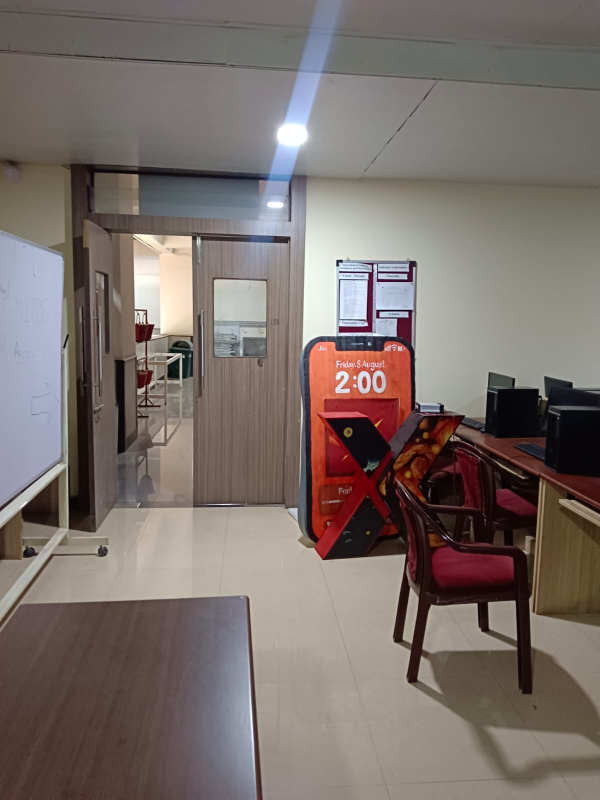
#> input picture Backend/test-images/WhatsApp Image 2026-02-20 at 2.43.49 PM.jpeg, 1200 x 1600 px (shown at 1/2 size)
$ python -i controlnet_adapter.py   (imports and definitions only)   (older library calls are emulated)
#> lines starting #> are read from the running program, lines starting #| are printed output that depends on the picture
"""
ControlNet Adapter for Layout Preservation

This module handles ControlNet conditioning for image-to-image transformation,
focusing on edge detection and structural preservation.

Key Features:
- Canny edge detection for layout preservation
- HED edge detection for softer boundaries
- Adaptive edge detection based on image content
- Resolution normalization for consistent processing
"""

import cv2
import numpy as np
from PIL import Image
from typing import Tuple, Optional, Dict, Any
import logging
import io

logger = logging.getLogger(__name__)


class ControlNetAdapter:
    """
    Adapter for ControlNet conditioning in image-to-image transformation.

    Handles edge detection and preprocessing for layout preservation.
    """

    # [306 lines left out: functions __init__, preprocess_image, normalize_resolution, detect_canny_edges, detect_hed_edges, detect_edges and 4 more, not called in this run]


class EdgeDetectionOptimizer:
    """
    Optimizes edge detection parameters based on image content.
    """

    # [58 lines left out: functions analyze_image_content, optimize_canny_parameters, not called in this run]

    def generate_canny_edge(self, image, target_resolution: int = 512) -> Image.Image:
        """
        Generate Canny edge map optimized for GTX 1650.

        Args:
            image: Input image (PIL Image, numpy array, or file path)
            target_resolution: Target resolution (512 for 4GB VRAM)

        Returns:
            PIL Image containing Canny edge map
        """
#> called with target_resolution = 512
        try:
            # Load image
            if isinstance(image, str):
                pil_image = Image.open(image)
#> pil_image is the input picture: PIL image 1200x1600 RGB; mean R, G, B 122.1, 111.4, 106.5
            elif isinstance(image, np.ndarray):
                pil_image = Image.fromarray(image)
            else:
                pil_image = image

            # Convert to RGB if necessary
            if pil_image.mode != 'RGB':
                pil_image = pil_image.convert('RGB')

            # Resize to target resolution (512x512 for GTX 1650)
            pil_image = pil_image.resize(
                (target_resolution, target_resolution),
                Image.Resampling.LANCZOS
            )
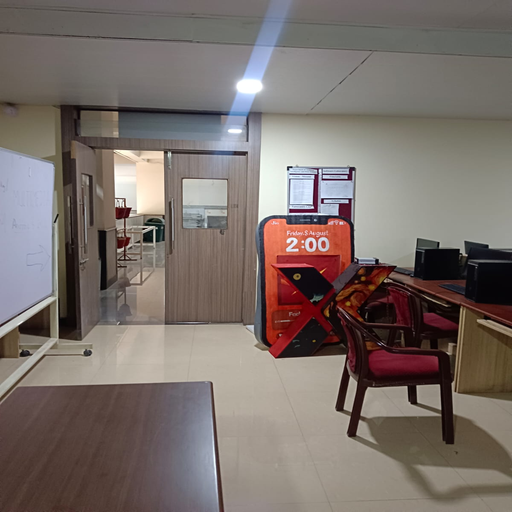
#> pil_image: PIL image 512x512 RGB; mean R, G, B 122.1, 111.4, 106.5

            # Convert to numpy array
            image_array = np.array(pil_image)

            # Fixed Canny parameters for consistency
            canny_low_threshold = 100
            canny_high_threshold = 200

            # Convert to grayscale
            gray = cv2.cvtColor(image_array, cv2.COLOR_RGB2GRAY)
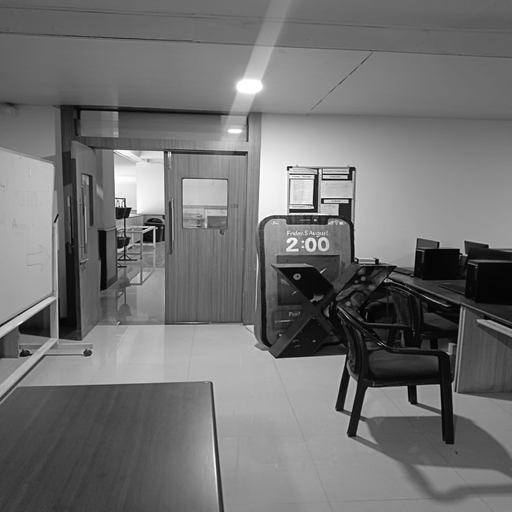
#> gray: shape (512, 512); min 0, max 255, mean 114.1

            # Apply Canny edge detection
            edges = cv2.Canny(
                gray,
                canny_low_threshold,
                canny_high_threshold
            )
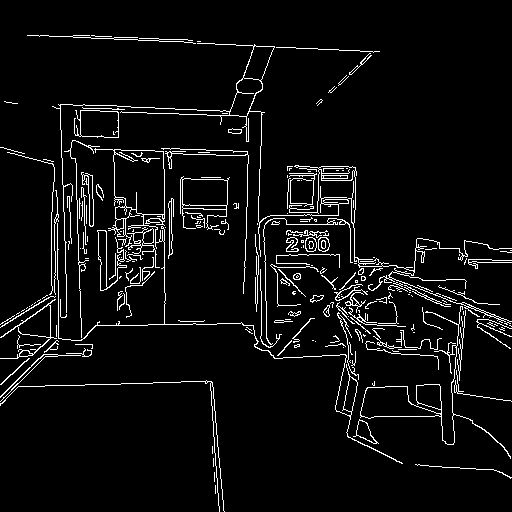
#> edges: shape (512, 512); 5.3% white in thin lines or dots

            # Convert back to PIL Image (RGB format for ControlNet)
            edge_image = Image.fromarray(edges, mode='L').convert('RGB')
#> edge_image: PIL image 512x512 RGB; 5.3% white in thin lines or dots

            logger.debug(f"Generated Canny edge map: {edge_image.size}")

            return edge_image

        except Exception as e:
            logger.error(f"Failed to generate Canny edge map: {e}")
            raise

        return low_threshold, high_threshold

>>> result = EdgeDetectionOptimizer().generate_canny_edge('../../../test-images/WhatsApp Image 2026-02-20 at 2.43.49 PM.jpeg')

$ run again, on Backend/test-images/WhatsApp Image 2026-02-20 at 2.43.50 PM.jpeg
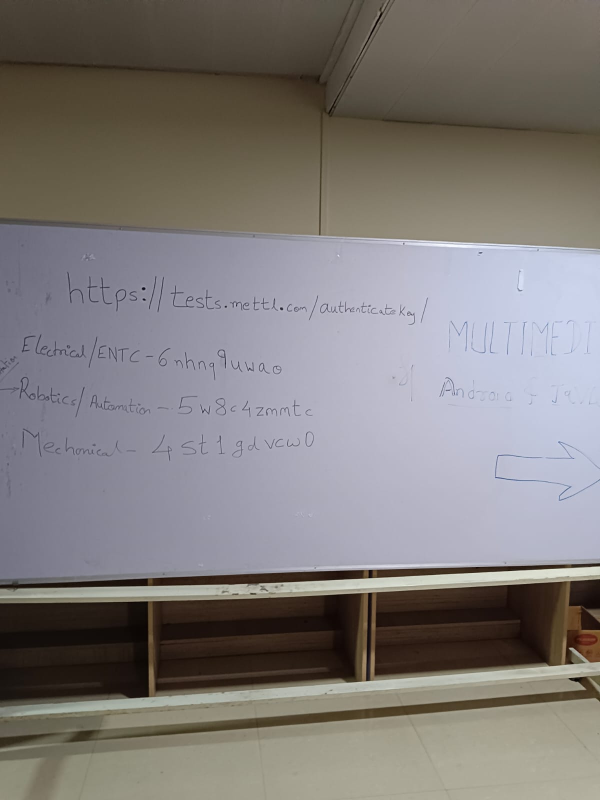
#> input picture Backend/test-images/WhatsApp Image 2026-02-20 at 2.43.50 PM.jpeg, 1200 x 1600 px (shown at 1/2 size)
#> in generate_canny_edge, pil_image is the input picture: PIL image 1200x1600 RGB; mean R, G, B 127.8, 123.3, 121.8
#> pil_image: PIL image 512x512 RGB
#> in generate_canny_edge, `gray = cv2.cvtColor(image_array, cv2.COLOR_RGB2GRAY)`:
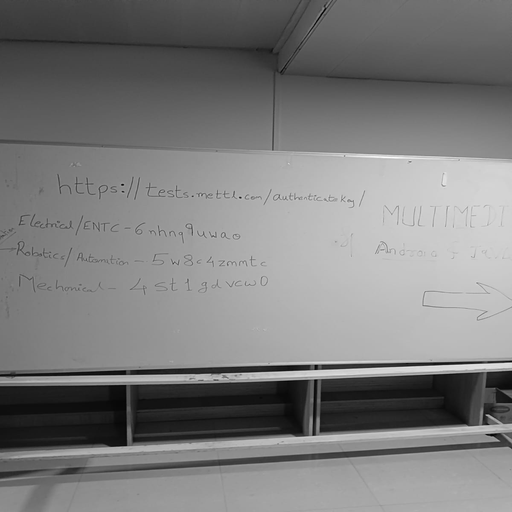
#> gray: shape (512, 512); min 0, max 254, mean 124.4
#> in generate_canny_edge, `edges = cv2.Canny( gray, canny_low_threshold, canny_high_threshold )`:
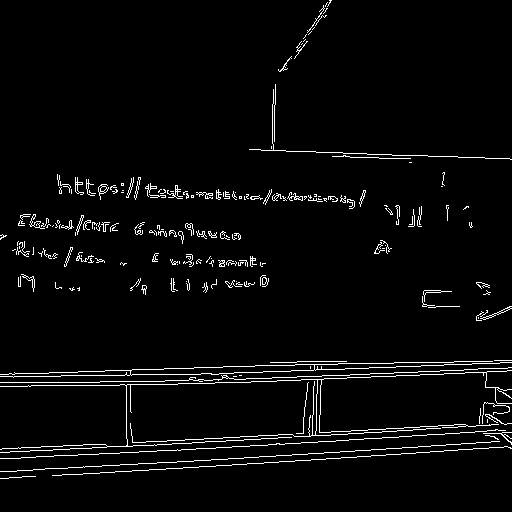
#> edges: shape (512, 512); 3.4% white in thin lines or dots
#> edge_image: PIL image 512x512 RGB; 3.4% white in thin lines or dots

$ run again, on Backend/test-images/WhatsApp Image 2026-02-20 at 2.43.51 PM.jpeg
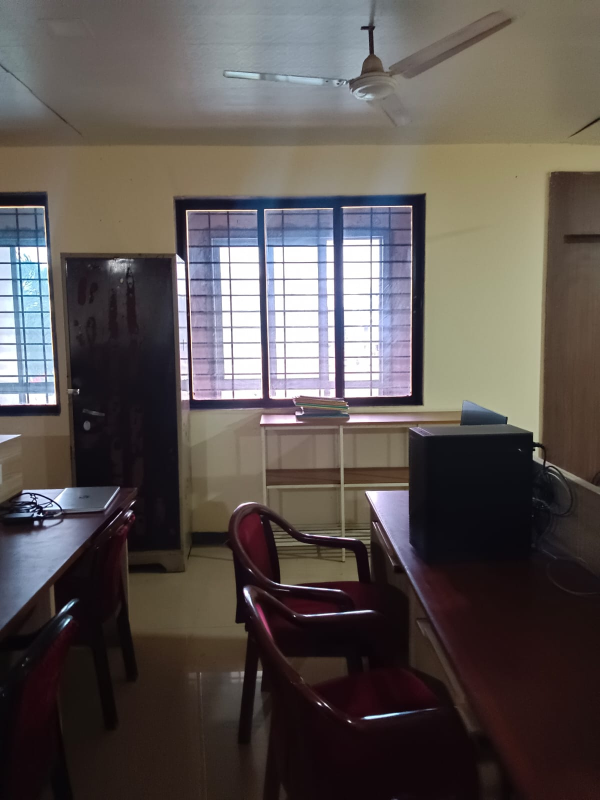
#> input picture Backend/test-images/WhatsApp Image 2026-02-20 at 2.43.51 PM.jpeg, 1200 x 1600 px (shown at 1/2 size)
#> in generate_canny_edge, pil_image is the input picture: PIL image 1200x1600 RGB; mean R, G, B 91.3, 83.9, 80.8
#> pil_image: PIL image 512x512 RGB
#> in generate_canny_edge, `gray = cv2.cvtColor(image_array, cv2.COLOR_RGB2GRAY)`:
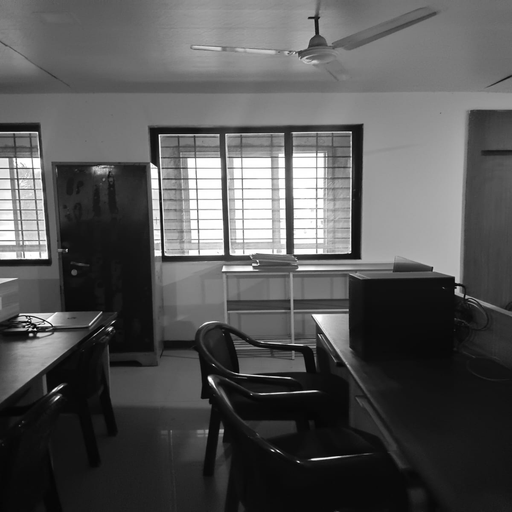
#> gray: shape (512, 512); min 1, max 255, mean 85.7
#> in generate_canny_edge, `edges = cv2.Canny( gray, canny_low_threshold, canny_high_threshold )`:
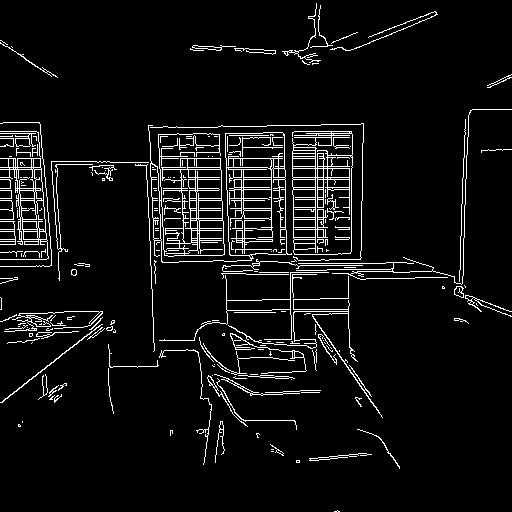
#> edges: shape (512, 512); 6.1% white in thin lines or dots
#> edge_image: PIL image 512x512 RGB; 6.1% white in thin lines or dots

$ run again, on Backend/test-images/WhatsApp Image 2026-02-20 at 2.43.50 PM (1).jpeg
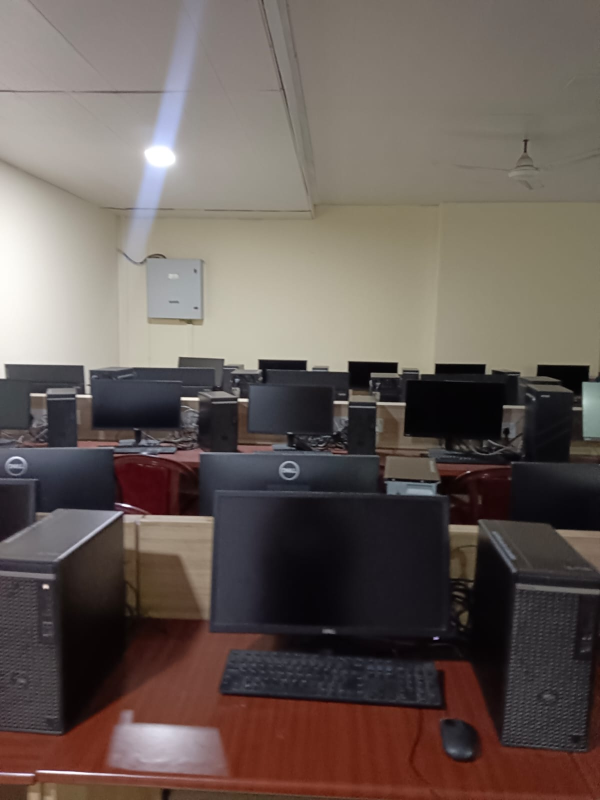
#> input picture Backend/test-images/WhatsApp Image 2026-02-20 at 2.43.50 PM (1).jpeg, 1200 x 1600 px (shown at 1/2 size)
#> in generate_canny_edge, pil_image is the input picture: PIL image 1200x1600 RGB; mean R, G, B 103.9, 92.5, 87.1
#> pil_image: PIL image 512x512 RGB
#> in generate_canny_edge, `gray = cv2.cvtColor(image_array, cv2.COLOR_RGB2GRAY)`:
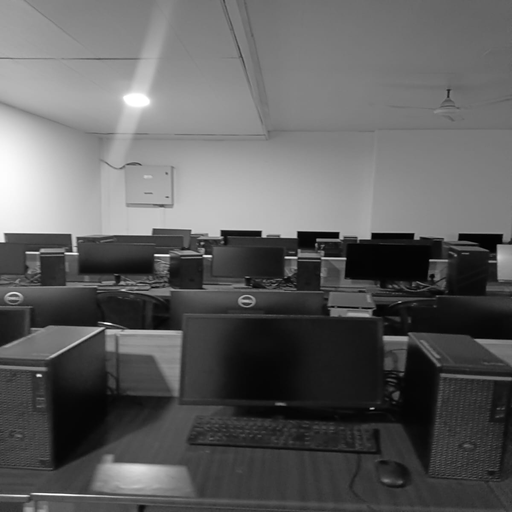
#> gray: shape (512, 512); min 0, max 255, mean 95.2
#> in generate_canny_edge, `edges = cv2.Canny( gray, canny_low_threshold, canny_high_threshold )`:
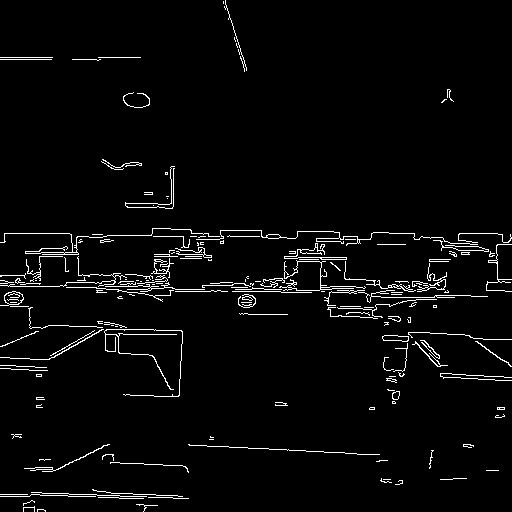
#> edges: shape (512, 512); 3.2% white in thin lines or dots
#> edge_image: PIL image 512x512 RGB; 3.2% white in thin lines or dots
